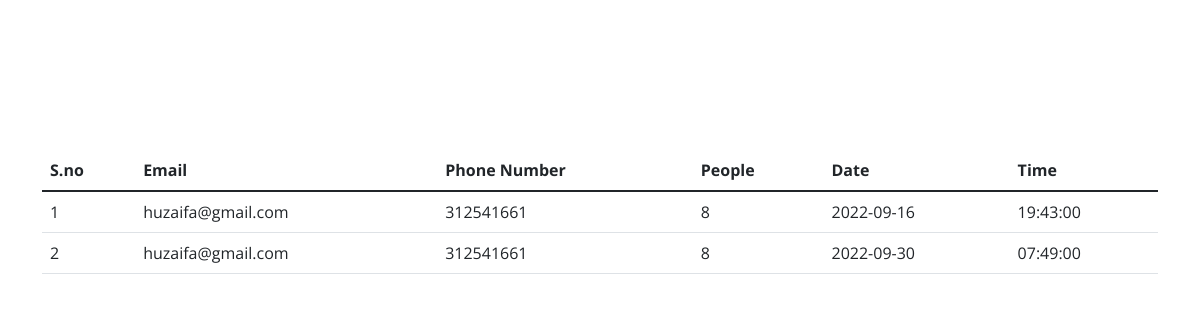
/php/table_reservation.php (signed in), run on an earlier commit of the app's database.
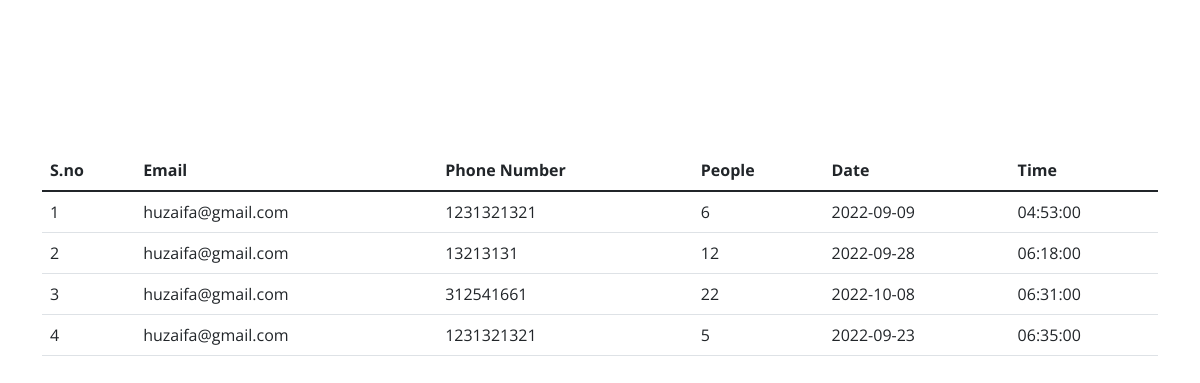
And on a later commit of the database.
### tables this page shows
CREATE TABLE `table_reservation` (
  `id` int(11) NOT NULL,
  `email` varchar(50) NOT NULL,
  `phone` int(11) NOT NULL,
  `people` int(30) NOT NULL,
  `table_book` varchar(20) NOT NULL,
  `date` date NOT NULL,
  `time` time NOT NULL
);

### php/table_reservation.php (the view, shortened to what this page needs)
<!doctype html>
<html lang="en">
  <head>
    <link href="https://cdn.jsdelivr.net/npm/bootstrap@5.2.1/dist/css/bootstrap.min.css" rel="stylesheet">
    <link href="assets/vendor/bootstrap/css/bootstrap.min.css" rel="stylesheet">
    <link href="assets/vendor/bootstrap-icons/bootstrap-icons.css" rel="stylesheet">
    <link href="assets/vendor/aos/aos.css" rel="stylesheet">
    <link href="assets/vendor/glightbox/css/glightbox.min.css" rel="stylesheet">
    <link href="assets/vendor/swiper/swiper-bundle.min.css" rel="stylesheet">
    <link href="../assets/css/main.css" rel="stylesheet">
  </head>
  <body>
    <div class="container" style="margin-top: 150px;">
    <table class="table">
  <thead>
    <tr>
      <th scope="col">S.no</th>
      <th scope="col">Email</th>
      <th scope="col">Phone Number</th>
      <th scope="col">People</th>
      <th scope="col">Date</th>
      <th scope="col">Time</th>
    </tr>
  </thead>
  <tbody class="table-group-divider">
  <?php
    include "database.php";
    $email = $_SESSION['email'];
    $sql = "SELECT * FROM `table_reservation` WHERE email='$email';";
    $result = mysqli_query($conn,$sql);
    $count = 1;
    while($data = mysqli_fetch_assoc($result)){
        echo '<tr>
        <td>'.$count.'</td>
        <td>' . $data['email'] .'</td>
        <td>' . $data['phone'] .'</td>
        <td>' . $data['people'] .'</td>
        <td>' . $data['date'] .'</td>
        <td>' . $data['time'] .'</td>
      </tr>';
      $count = $count +1;
    }
  ?>
        </tbody>
      </table>
    </div>
  </body>
</html>

### assets/css/main.css (style rules this page uses)
:root { --font-default: "Open Sans", system-ui, -apple-system, "Segoe UI", Roboto, "Helvetica Neue", Arial, "Noto Sans", "Liberation Sans", sans-serif, "Apple Color Emoji", "Segoe UI Emoji", "Segoe UI Symbol", "Noto Color Emoji"; --font-primary: "Amatic SC", sans-serif; --font-secondary: "Inter", sans-serif; }
:root { --color-default: #212529; --color-primary: #ce1212; --color-secondary: #37373f; }
:root { scroll-behavior: smooth; }
body { font-family: var(--font-default); color: var(--color-default); }

What changed in the data, as far as the page shows it:
removed table_reservation: email "huzaifa@gmail.com", phone "312541661", people "8", date "2022-09-16", time "19:43:00"
removed table_reservation: email "huzaifa@gmail.com", phone "312541661", people "8", date "2022-09-30", time "07:49:00"
added table_reservation: email "huzaifa@gmail.com", phone "1231321321", people "6", date "2022-09-09", time "04:53:00"
added table_reservation: email "huzaifa@gmail.com", phone "13213131", people "12", date "2022-09-28", time "06:18:00"
added table_reservation: email "huzaifa@gmail.com", phone "312541661", people "22", date "2022-10-08", time "06:31:00"
added table_reservation: email "huzaifa@gmail.com", phone "1231321321", people "5", date "2022-09-23", time "06:35:00"
